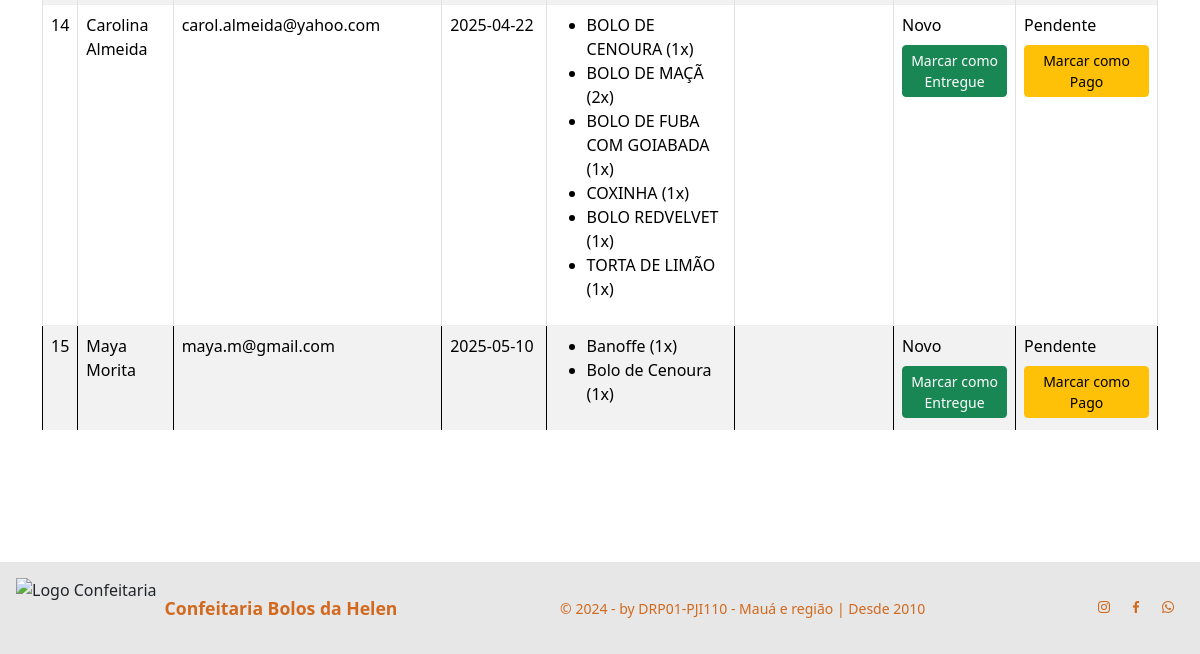
The page /admin/pedidos (lower part) on the database as committed earlier.
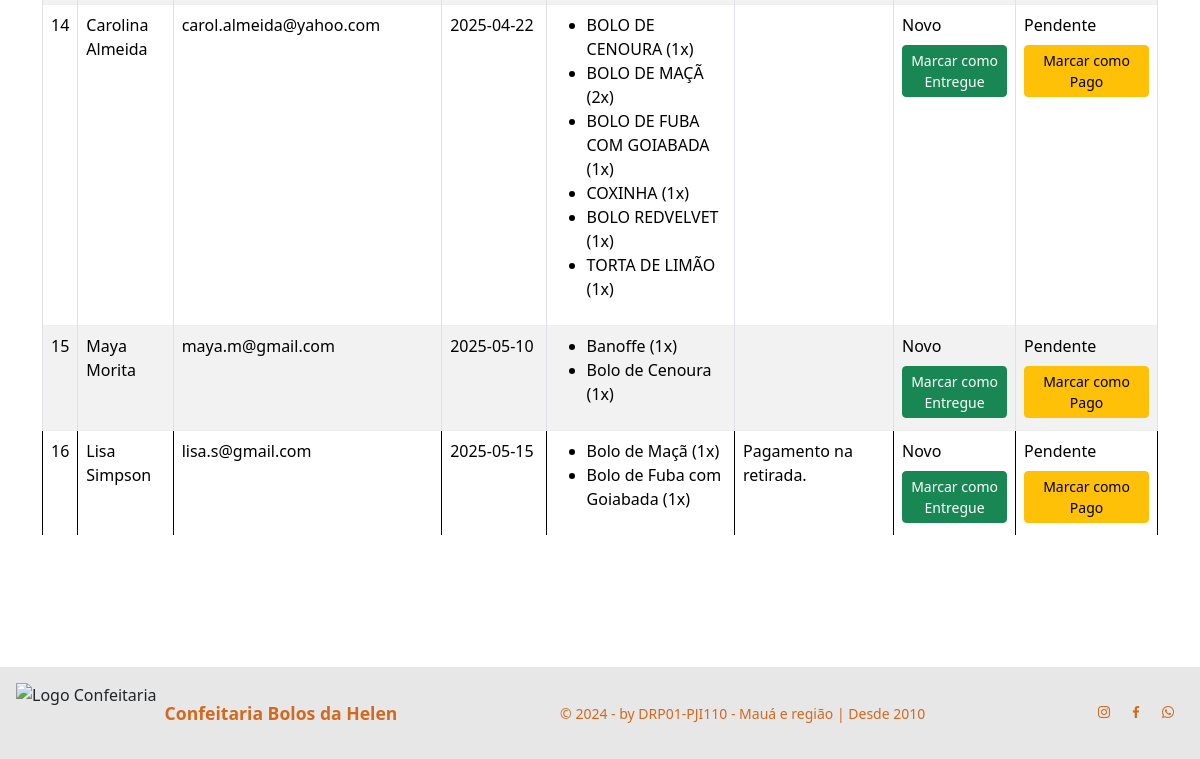
The same page on the database as committed later.
### tables this page shows
CREATE TABLE pedidos (
    id INTEGER PRIMARY KEY AUTOINCREMENT,
    nome TEXT,
    email TEXT,
    data_entrega TEXT,
    observacoes TEXT
, status TEXT DEFAULT 'Novo', pagamento TEXT DEFAULT 'Pendente');

CREATE TABLE itens_pedido (
    id INTEGER PRIMARY KEY AUTOINCREMENT,
    pedido_id INTEGER,
    produto TEXT,
    quantidade INTEGER,
    FOREIGN KEY (pedido_id) REFERENCES pedidos(id)
);

### app.py (the view)
@app.route('/admin/pedidos')
def admin_pedidos():
    filtro = request.args.get('filtro')  # Captura filtro da URL
    conn = get_db_connection()
    query = 'SELECT * FROM pedidos'
    params = ()
    if filtro == 'entregues':
        query += ' WHERE status = ?'
        params = ('Entregue',)
    elif filtro == 'pendentes':
        query += ' WHERE pagamento = ?'
        params = ('Pendente',)
    elif filtro == 'pagos':
        query += ' WHERE pagamento = ?'
        params = ('Pago',)
    pedidos = conn.execute(query, params).fetchall()
    lista_pedidos = []
    for pedido in pedidos:
        itens = conn.execute('SELECT produto, quantidade FROM itens_pedido WHERE pedido_id = ?', (pedido['id'],)).fetchall()
        pedido_completo = {
            'id': pedido['id'],
            'nome': pedido['nome'],
            'email': pedido['email'],
            'data_entrega': pedido['data_entrega'],
            'observacoes': pedido['observacoes'],
            'status': pedido['status'],
            'pagamento': pedido['pagamento'],
            'itens': itens  # <-- Lista de produtos
        }
        lista_pedidos.append(pedido_completo)
    conn.close()
    return render_template('admin.html', pedidos=lista_pedidos)

### app.py (called while the page is built)
def get_db_connection():
    conn = sqlite3.connect('banco.db')
    conn.row_factory = sqlite3.Row
    return conn

### templates/admin.html (shortened to what this page needs)
{% extends 'base.html' %}
{% block content %}
<div class="container mt-5">
    <table class="table table-bordered table-striped mt-4" style="background-color: #d2691e;" >
        <tbody>
            {% for pedido in pedidos %}
            <tr>
                <td>{{ pedido.id }}</td>
                <td>{{ pedido.nome }}</td>
                <td>{{ pedido.email }}</td>
                <td>{{ pedido.data_entrega }}</td>
                <td>
                    <ul>
                        {% for item in pedido.itens %}
                        <li>{{ item['produto'] }} ({{ item['quantidade'] }}x)</li>
                        {% endfor %}
                    </ul>
                </td>
                <td>{{ pedido.observacoes }}</td>
                <td>
                    {{ pedido.status }}
                    {% if pedido.status != 'Entregue' %}
                    <form action="{{ url_for('marcar_como_entregue', id=pedido.id) }}" method="POST" style="display: inline;">
                        <button type="submit" class="btn btn-success btn-sm w-auto mt-2">Marcar como Entregue</button>
                    </form>
                    {% endif %}
                </td>
                <td>
                    {{ pedido.pagamento }}
                    {% if pedido.pagamento != 'Pago' %}
                    <form action="{{ url_for('marcar_como_pago', id=pedido.id) }}" method="POST" style="display: inline;">
                        <button type="submit" class="btn btn-warning btn-sm w-auto mt-2">Marcar como Pago</button>
                    </form>
                    {% endif %}
                </td>
            </tr>
            {% endfor %}
        </tbody>
    </table>
</div>
{% endblock %}

### templates/base.html (shortened to what this page needs)
<!DOCTYPE html>
<html lang="pt-BR">
<head>
    <link rel="stylesheet" href="{{ url_for('static', filename='/css/style.css') }}"/>
    <link href="https://unpkg.com/boxicons@2.1.4/css/boxicons.min.css" rel="stylesheet"/>
    <link href="https://cdn.jsdelivr.net/npm/bootstrap@5.3.2/dist/css/bootstrap.min.css" rel="stylesheet">
    <link href="https://cdn.jsdelivr.net/npm/bootstrap-icons@1.10.5/font/bootstrap-icons.css" rel="stylesheet">
</head>
<body class="d-flex flex-column min-vh-100">
<main class="container-fluid flex-grow-1 my-5">
    {% block content %}
    {% endblock %}
</main>
<footer class="d-flex flex-column flex-md-row justify-content-between align-items-center p-3 mt-5 text-center text-md-start">
  <div class="d-flex align-items-center mb-2 mb-md-0">
    <img src="{{ url_for('static', filename='img/logo1.png') }}" alt="Logo Confeitaria" class="img-fluid" style="height: 60px;">
    <span class="ms-2 fw-bold" style="color:#d2691e; font-size: 1.1rem;">Confeitaria Bolos da Helen</span>
  </div>
  <p class="mb-2 mb-md-0 small" style="color: #d2691e;">
    &copy; 2024 - by DRP01-PJI110 - Mauá e região | Desde 2010
  </p>
  <div class="d-flex justify-content-center">
    <a href="https://instagram.com" class="text-decoration-none mx-2" style="color: #d2691e;">
      <i class="bx bxl-instagram"></i>
    </a>
    <a href="https://facebook.com" class="text-decoration-none mx-2" style="color: #d2691e;">
      <i class="bx bxl-facebook"></i>
    </a>
    <a href="https://wa.me/5511987654321" class="text-decoration-none mx-2" style="color: #d2691e;">
      <i class="bx bxl-whatsapp"></i>
    </a>
  </div>
</footer>
</body>
</html>

### static/css/style.css (style rules this page uses)
* { box-sizing: border-box; margin: 0; padding: 0; outline: 0; }
body { background: #f6f6f6; font-family: "Lato", "Lucida Sans", "Lucida Sans Regular", "Lucida Grande", "Lucida Sans Unicode", Geneva, Verdana, sans-serif; }
body > main { background-color: rgb(255, 255, 255); padding: 0 20px 20px; }
button { cursor: pointer; font-family: "Lato", sans-serif; }
table { width: 100%; border-collapse: collapse; }
table tbody tr { border-bottom: 3px solid #eee; }
table tbody tr:last-child { border: 0; }
html, body { height: 100%; margin: 0; }
footer { background-color: #e7e7e7 ; }
body { font-size: 1rem; }

Rows that differ between the two databases and show on the page:
added pedidos: id "16", nome "Lisa Simpson", email "lisa.s@gmail.com", data_entrega "2025-05-15", observacoes "Pagamento na retirada.", status "Novo", pagamento "Pendente"
added itens_pedido: produto "Bolo de Maçã", quantidade "1", shown under "16"
added itens_pedido: produto "Bolo de Fuba com Goiabada", quantidade "1", shown under "16"
